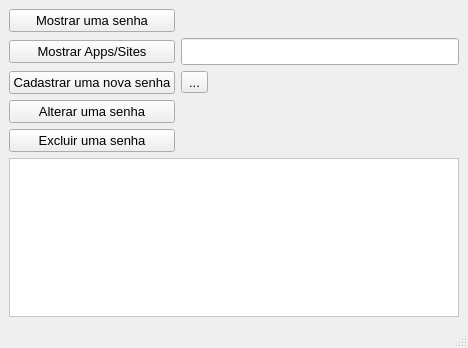
<?xml version="1.0" encoding="UTF-8"?>
<ui version="4.0">
 <class>MainWindow</class>
 <widget class="QMainWindow" name="MainWindow">
  <property name="geometry">
   <rect>
    <x>0</x>
    <y>0</y>
    <width>468</width>
    <height>348</height>
   </rect>
  </property>
  <property name="font">
   <font>
    <pointsize>10</pointsize>
   </font>
  </property>
  <property name="windowTitle">
   <string>Password Generator</string>
  </property>
  <widget class="QWidget" name="centralwidget">
   <layout class="QGridLayout" name="gridLayout">
    <item row="6" column="0" colspan="3">
     <widget class="QScrollArea" name="scrollArea">
      <property name="autoFillBackground">
       <bool>false</bool>
      </property>
      <property name="styleSheet">
       <string notr="true">background: white</string>
      </property>
      <property name="widgetResizable">
       <bool>true</bool>
      </property>
      <widget class="QWidget" name="scrollAreaWidgetContents">
       <property name="geometry">
        <rect>
         <x>0</x>
         <y>0</y>
         <width>448</width>
         <height>157</height>
        </rect>
       </property>
       <layout class="QGridLayout" name="gridLayout_2">
        <item row="0" column="0">
         <widget class="QLabel" name="labelOutput">
          <property name="font">
           <font>
            <pointsize>10</pointsize>
           </font>
          </property>
          <property name="text">
           <string/>
          </property>
          <property name="alignment">
           <set>Qt::AlignLeading|Qt::AlignLeft|Qt::AlignTop</set>
          </property>
          <property name="textInteractionFlags">
           <set>Qt::LinksAccessibleByMouse|Qt::TextSelectableByMouse</set>
          </property>
         </widget>
        </item>
       </layout>
      </widget>
     </widget>
    </item>
    <item row="0" column="0">
     <widget class="QPushButton" name="btnMostrarSenha">
      <property name="text">
       <string>Mostrar uma senha</string>
      </property>
     </widget>
    </item>
    <item row="3" column="0">
     <widget class="QPushButton" name="btnAlterarSenha">
      <property name="text">
       <string>Alterar uma senha</string>
      </property>
     </widget>
    </item>
    <item row="4" column="0">
     <widget class="QPushButton" name="btnExcluirSenha">
      <property name="text">
       <string>Excluir uma senha</string>
      </property>
     </widget>
    </item>
    <item row="2" column="0">
     <widget class="QPushButton" name="btnCadastrarSenha">
      <property name="text">
       <string>Cadastrar uma nova senha</string>
      </property>
     </widget>
    </item>
    <item row="1" column="0">
     <widget class="QPushButton" name="btnMostrarApps">
      <property name="text">
       <string>Mostrar Apps/Sites</string>
      </property>
     </widget>
    </item>
    <item row="0" column="2">
     <widget class="QLabel" name="labelInstrunction">
      <property name="text">
       <string/>
      </property>
     </widget>
    </item>
    <item row="2" column="1">
     <widget class="QToolButton" name="btnTool">
      <property name="text">
       <string>...</string>
      </property>
     </widget>
    </item>
    <item row="1" column="1" colspan="2">
     <widget class="QLineEdit" name="inputUser">
      <property name="font">
       <font>
        <pointsize>12</pointsize>
       </font>
      </property>
     </widget>
    </item>
    <item row="4" column="1">
     <spacer name="horizontalSpacer">
      <property name="orientation">
       <enum>Qt::Horizontal</enum>
      </property>
      <property name="sizeHint" stdset="0">
       <size>
        <width>40</width>
        <height>20</height>
       </size>
      </property>
     </spacer>
    </item>
   </layout>
  </widget>
  <widget class="QStatusBar" name="statusbar"/>
 </widget>
 <resources/>
 <connections/>
</ui>
